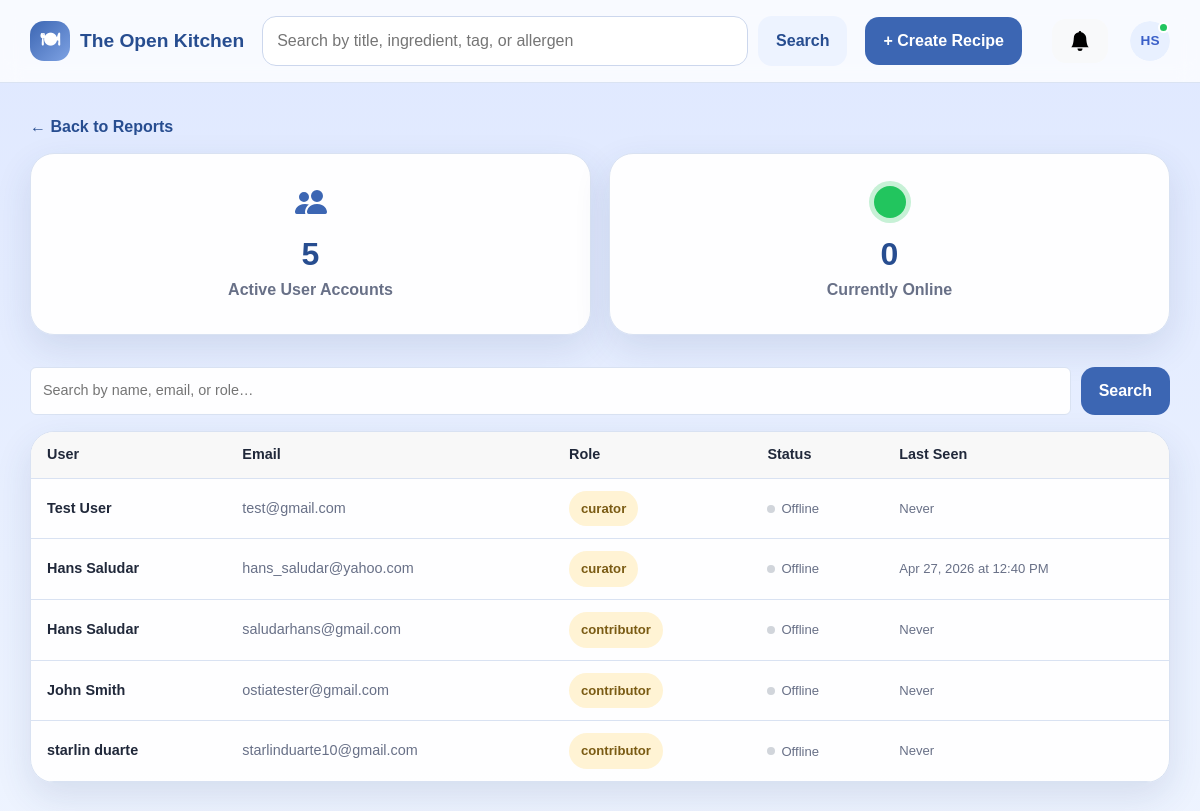
The page /curator/reports/user-activity (signed in) on the database as committed earlier.
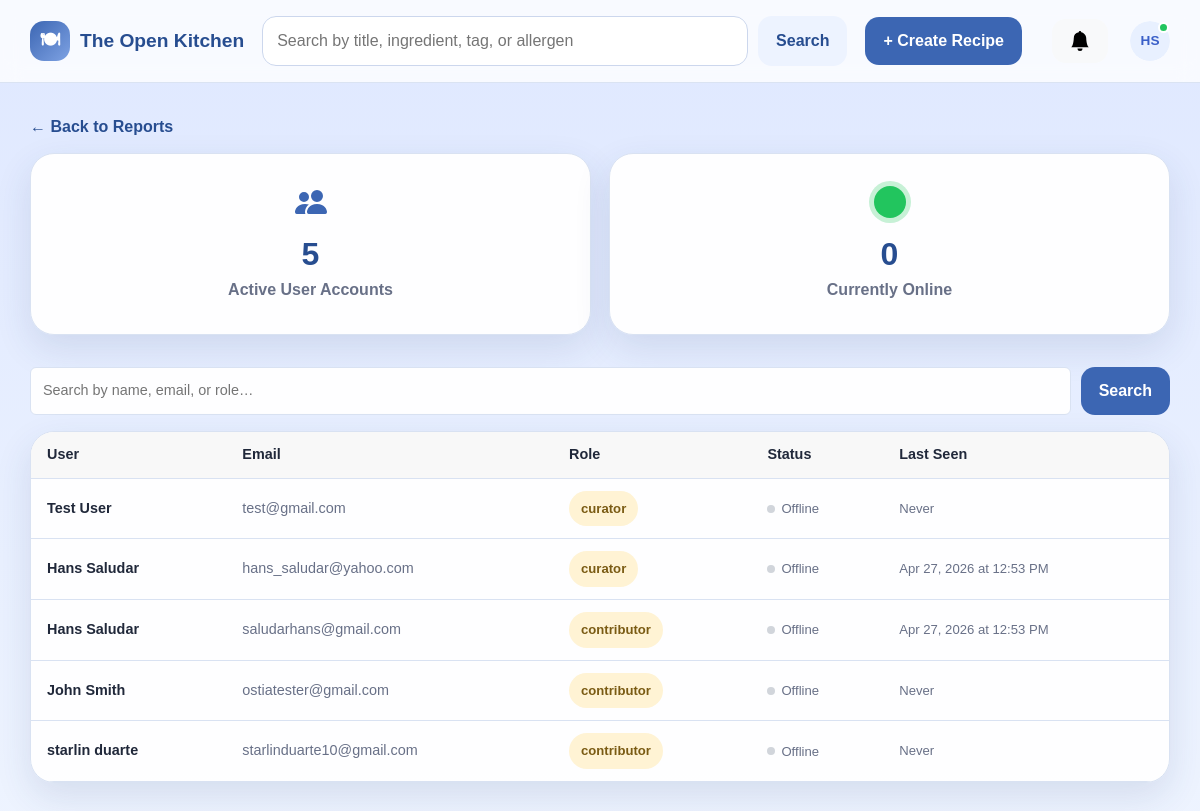
The same page on the database as committed later.
### app/models.py (models this page shows, shortened)
class User(db.Model):
    __tablename__ = 'users'
    id = db.Column(db.Integer, primary_key=True)
    firstName = db.Column(db.String(50), nullable=False)
    lastName = db.Column(db.String(50), nullable=False)
    email = db.Column(db.String(100), unique=True, nullable=False)
    password = db.Column(db.String(255), nullable=False)
    role = db.Column(db.String(20), nullable=False, default='contributor')
    isActive = db.Column(db.Boolean, default=True)
    dateCreated = db.Column(db.DateTime, nullable=False, default=datetime.now)
    avatar = db.Column(db.String(255), nullable=True)
    preferMetric = db.Column(db.Boolean, default=False, nullable=False)
    disableNotifications = db.Column(db.Boolean, default=False, nullable=False)
    lastSeen = db.Column(db.DateTime, nullable=True, default=None)
    doNotDisturb = db.Column(db.Boolean, default=False, nullable=False)
    recipes = db.relationship('Recipe', backref='author', lazy=True)

### app/routes.py (the view, shortened to what this page needs)
@app.route('/curator/reports/user-activity')
@login_required
def curator_user_activity():
    user = get_current_user()
    if not user or user.role != 'curator':
        return redirect(url_for('dashboard'))
    online_cutoff = datetime.now() - timedelta(minutes=5)
    search_query = request.args.get('q', '').strip()
    base_q = User.query.filter_by(isActive=True)
    active_users = base_q.all()
    online_users = User.query.filter(User.lastSeen >= online_cutoff).all()
    return render_template('curator/user_activity.html',
                           active_users=active_users,
                           online_users=online_users,
                           online_cutoff=online_cutoff,
                           search_query=search_query)

### app/routes.py (called while the page is built)
def login_required(f):
    @wraps(f)
    def decorated_function(*args, **kwargs):
        if 'user_id' not in session:
            flash('Please log in to access this page.', 'warning')
            return redirect(url_for('login'))
        return f(*args, **kwargs)
    return decorated_function

def get_current_user():
    if 'user_id' in session:
        return User.query.get(session['user_id'])
    return None

def current_user_id():
    return session.get('user_id')

@app.context_processor
def inject_current_user():
    return {'current_user': get_current_user()}

@app.before_request
def update_last_seen():
    if 'user_id' in session:
        user = User.query.get(session['user_id'])
        if user:
            user.lastSeen = datetime.now()
            db.session.commit()

def _get_notifications():
    uid = current_user_id()
    if uid is None:
        return []
    return Notification.query.filter_by(userID=uid).order_by(Notification.dateCreated.desc()).all()

@app.context_processor
def inject_notifications():
    notifications = _get_notifications()
    has_unread = any(not n.isRead for n in notifications)
    return dict(notifications=notifications, has_unread=has_unread)

### app/templates/curator/user_activity.html (shortened to what this page needs)
{% extends "base.html" %}
{% block content %}
<a href="{{ url_for('curator_reports') }}" class="back-link">← Back to Reports</a>
<div class="stats-panel" style="display: flex; gap: 18px; flex-wrap: wrap; margin-bottom: 32px;">
    <div class="stat-card" style="flex: 1 1 180px; display: flex; flex-direction: column; align-items: center; padding: 2rem 1.5rem;">
        <span class="stat-number">{{ active_users | length }}</span>
        <span class="stat-label">Active User Accounts</span>
    </div>
    <div class="stat-card" style="flex: 1 1 180px; display: flex; flex-direction: column; align-items: center; padding: 2rem 1.5rem;">
        <span style="display: inline-block; width: 32px; height: 32px; border-radius: 50%; background: #22c55e; box-shadow: 0 0 0 5px rgba(34,197,94,0.25); margin-bottom: 12px;"></span>
        <span class="stat-number">{{ online_users | length }}</span>
        <span class="stat-label">Currently Online</span>
    </div>
</div>
<form method="GET" action="{{ url_for('curator_user_activity') }}" style="margin-bottom: 16px; display: flex; gap: 10px;">
    <input type="text" name="q" value="{{ search_query }}" placeholder="Search by name, email, or role…"
           style="flex: 1; padding: 8px 12px; border: 1px solid var(--line); border-radius: 6px; font-size: .9rem; background: var(--surface); color: var(--text);">
    <button type="submit" class="btn btn-primary" style="white-space: nowrap;">Search</button>
</form>
<div class="recipe-card" style="padding: 0; overflow: hidden;">
    <table style="width: 100%; border-collapse: collapse; font-size: .9rem;">
        <thead>
            <tr style="border-bottom: 1px solid var(--line); background: var(--surface-alt, #f8f8f8);">
                <th style="padding: 12px 16px; text-align: left; font-weight: 600;">User</th>
                <th style="padding: 12px 16px; text-align: left; font-weight: 600;">Email</th>
                <th style="padding: 12px 16px; text-align: left; font-weight: 600;">Role</th>
                <th style="padding: 12px 16px; text-align: left; font-weight: 600;">Status</th>
                <th style="padding: 12px 16px; text-align: left; font-weight: 600;">Last Seen</th>
            </tr>
        </thead>
        <tbody>
            {% for u in active_users %}
            {% set is_online = u in online_users %}
            <tr style="border-bottom: 1px solid var(--line);">
                <td style="padding: 12px 16px;">
                    <a href="{{ url_for('curator_user_profile', user_id=u.id) }}" style="text-decoration: none; color: inherit; font-weight: 600;">
                        {{ u.firstName }} {{ u.lastName }}
                    </a>
                </td>
                <td style="padding: 12px 16px; color: var(--muted);">{{ u.email }}</td>
                <td style="padding: 12px 16px;">
                    <span class="mini-pill">{{ u.role }}</span>
                </td>
                <td style="padding: 12px 16px;">
                    {% if is_online %}
                    <span style="display: inline-flex; align-items: center; gap: 6px; color: #16a34a; font-weight: 600; font-size: .82rem;">
                        <span style="width: 8px; height: 8px; border-radius: 50%; background: #22c55e; display: inline-block;"></span>
                        Online
                    </span>
                    {% else %}
                    <span style="display: inline-flex; align-items: center; gap: 6px; color: var(--muted); font-size: .82rem;">
                        <span style="width: 8px; height: 8px; border-radius: 50%; background: #d1d5db; display: inline-block;"></span>
                        Offline
                    </span>
                    {% endif %}
                </td>
                <td style="padding: 12px 16px; color: var(--muted); font-size: .82rem;">
                    {% if u.lastSeen %}
                        {{ u.lastSeen.strftime('%b %d, %Y at %I:%M %p') }}
                    {% else %}
                        Never
                    {% endif %}
                </td>
            </tr>
            {% endfor %}
        </tbody>
    </table>
</div>
{% endblock %}

### app/templates/base.html (shortened to what this page needs)
<!DOCTYPE html>
<html lang="en">
<head>
    <link href="https://cdn.jsdelivr.net/npm/bootstrap@5.3.3/dist/css/bootstrap.min.css" rel="stylesheet">
    <link rel="stylesheet" href="{{ url_for('static', filename='style.css') }}">
</head>
<body>
    <header class="site-header">
        <div class="container nav-wrap">
            <a class="brand" href="{{ url_for('dashboard') }}">
                <span class="brand-mark">🍽</span>
                <span>The Open Kitchen</span>
            </a>
            <form class="searchbar" action="{{ url_for('search') }}" method="get">
                <input type="text" name="q" placeholder="Search by title, ingredient, tag, or allergen"
                       value="{{ request.args.get('q', '') }}">
                <button type="submit" class="btn btn-secondary">Search</button>
            </form>
            <nav class="nav-links">
                {% if session.get('user_id') %}
                    <a href="{{ url_for('create_recipe') }}" class="btn btn-primary">+ Create Recipe</a>
                {% else %}
                    <a href="{{ url_for('login') }}" class="btn btn-primary">Log In</a>
                {% endif %}
                {% if session.get('user_id') %}
                <button type="button"
                        id="notificationBtn"
                        class="btn btn-light position-relative ms-3"
                        data-bs-toggle="offcanvas"
                        data-bs-target="#notificationPanel"
                        aria-controls="notificationPanel">
                    <svg xmlns="http://www.w3.org/2000/svg" width="20" height="20" fill="currentColor" class="bi bi-bell-fill" viewBox="0 0 16 16">
                        <path d="M8 16a2 2 0 0 0 2-2H6a2 2 0 0 0 2 2m.995-14.901a1 1 0 1 0-1.99 0A5 5 0 0 0 3 6c0 1.098-.5 6-2 7h14c-1.5-1-2-5.902-2-7 0-2.42-1.72-4.44-4.005-4.901"/>
                    </svg>
                </button>
                {% endif %}
                {% if session.get('user_id') %}
                <div class="dropdown ms-2" style="position: relative;">
                    <button class="btn p-0 border-0 d-flex align-items-center justify-content-center"
                            type="button"
                            id="profileDropdown"
                            data-bs-toggle="dropdown"
                            aria-expanded="false"
                            style="width: 40px; height: 40px; border-radius: 50%; overflow: hidden; background: transparent;">
                        {% if current_user and current_user.avatar %}
                        <img src="{{ url_for('static', filename='uploads/' + current_user.avatar) }}"
                             alt="Profile"
                             style="width: 40px; height: 40px; border-radius: 50%; object-fit: cover;">
                        {% else %}
                        <div style="width: 40px; height: 40px; border-radius: 50%; background: #e8f0ff; color: #3a5fc8; display: flex; align-items: center; justify-content: center; font-weight: 700; font-size: 0.85rem;">
                            {% if current_user %}{{ current_user.firstName[0] }}{{ current_user.lastName[0] }}{% else %}?{% endif %}
                        </div>
                        {% endif %}
                    </button>
                </div>
                {% endif %}
            </nav>
        </div>
    </header>
    <main class="container page-shell">
        {% block content %}{% endblock %}
    </main>
    <div class="toast-container position-fixed top-0 end-0 p-3" style="z-index: 1100;" id="toastContainer"></div>
</body>
</html>

### app/static/style.css (style rules this page uses)
:root { --bg-top: #dfe8ff; --bg-bottom: #eef4ff; --surface: rgba(255, 255, 255, 0.96); --surface-strong: #ffffff; --primary: #3c66b3; --primary-dark: #274d90; --accent: #f4c15d; --text: #20283a; --muted: #687087; --line: #d9e2f2; --shadow: 0 14px 36px rgba(40, 62, 113, 0.12); --radius-lg: 24px; --radius-md: 18px; --radius-sm: 12px; }
* { box-sizing: border-box; }
html, body { margin: 0; padding: 0; }
body { font-family: Arial, Helvetica, sans-serif; color: var(--text); background: linear-gradient(180deg, var(--bg-top) 0%, var(--bg-bottom) 100%); }
a { color: inherit; text-decoration: none; }
.container { width: min(1160px, calc(100% - 32px)); margin: 0 auto; }
.page-shell { padding: 32px 0 56px; }
.site-header { position: sticky; top: 0; z-index: 20; backdrop-filter: blur(10px); background: rgba(255, 255, 255, 0.78); border-bottom: 1px solid rgba(217, 226, 242, 0.95); }
.nav-wrap { display: grid; grid-template-columns: auto 1fr auto; gap: 18px; align-items: center; padding: 16px 0; }
.brand { display: inline-flex; align-items: center; gap: 10px; font-size: 1.2rem; font-weight: 800; color: var(--primary-dark); }
.brand-mark { display: inline-grid; place-items: center; width: 40px; height: 40px; border-radius: 14px; background: linear-gradient(135deg, var(--primary), #7ea2e3); color: white; }
.nav-links { display: inline-flex; align-items: center; gap: 14px; }
.searchbar { display: grid; grid-template-columns: 1fr auto; gap: 10px; }
.searchbar input, input, select, textarea { width: 100%; padding: 12px 14px; border: 1px solid #ccd7ed; border-radius: 14px; font: inherit; background: white; }
.btn { display: inline-flex; align-items: center; justify-content: center; gap: 8px; border: 0; border-radius: 14px; padding: 12px 18px; font-weight: 700; cursor: pointer; }
.btn-primary { background: var(--primary); color: white; }
.btn-secondary { background: #edf3ff; color: var(--primary-dark); }
.hero-card, .recipe-card, .form-card, .panel-card, .empty-state, .alert, .stat-card { background: var(--surface); border: 1px solid var(--line); border-radius: var(--radius-lg); box-shadow: var(--shadow); }
.stats-panel { display: grid; grid-template-columns: 1fr 1fr; gap: 14px; }
.stat-card { padding: 20px; }
.stat-number { display: block; font-size: 2rem; font-weight: 800; color: var(--primary-dark); }
.stat-label { color: var(--muted); font-weight: 600; }
.recipe-card { padding: 18px; position: relative; overflow: hidden; transition: transform .16s ease, box-shadow .16s ease; }
.pill, .mini-pill { display: inline-flex; align-items: center; gap: 6px; border-radius: 999px; padding: 8px 12px; font-size: .82rem; font-weight: 700; }
.mini-pill { background: #fff3d4; color: #7a5b13; }
.back-link { display: inline-block; margin-bottom: 14px; color: var(--primary-dark); font-weight: 700; }

Rows that differ between the two databases and show on the page:
changed User "hans_saludar@yahoo.com": lastSeen "Apr 27, 2026 at 12:40 PM" → "Apr 27, 2026 at 12:53 PM"
changed User "saludarhans@gmail.com": lastSeen (not shown) → "Apr 27, 2026 at 12:53 PM"; no longer shows "Never"
